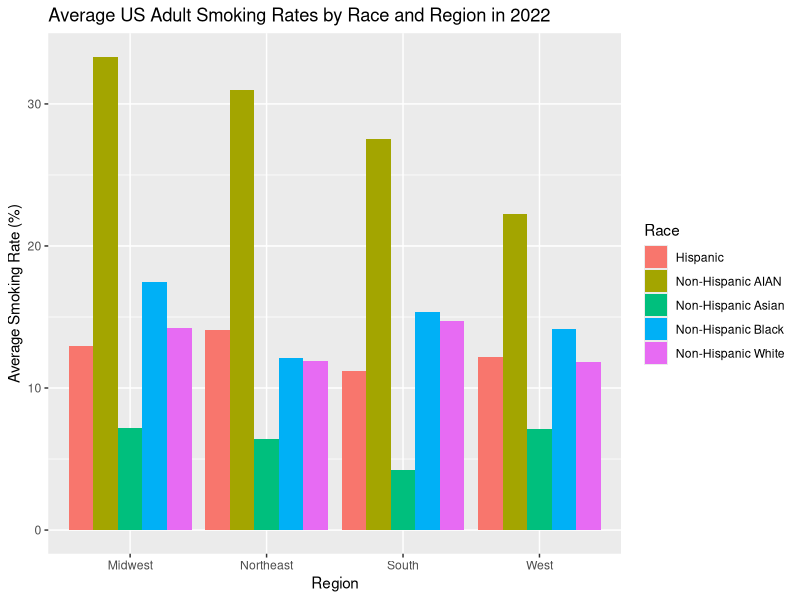
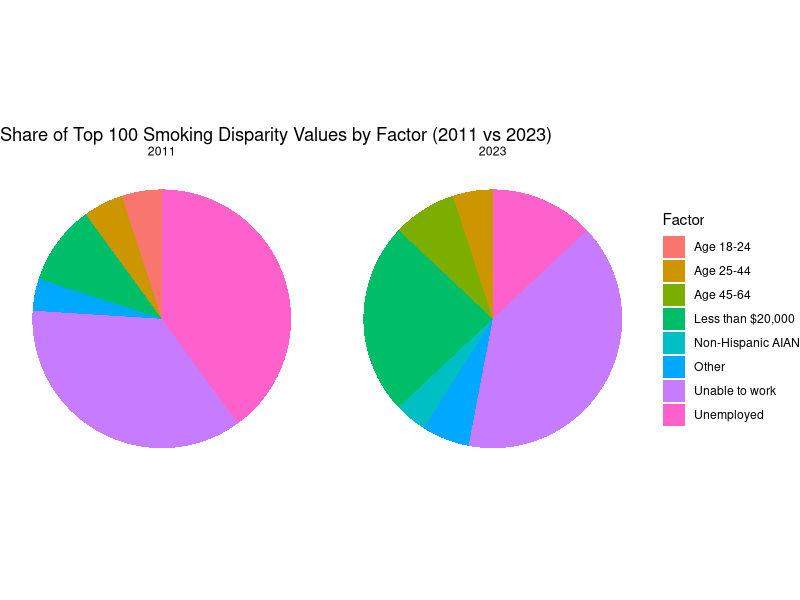
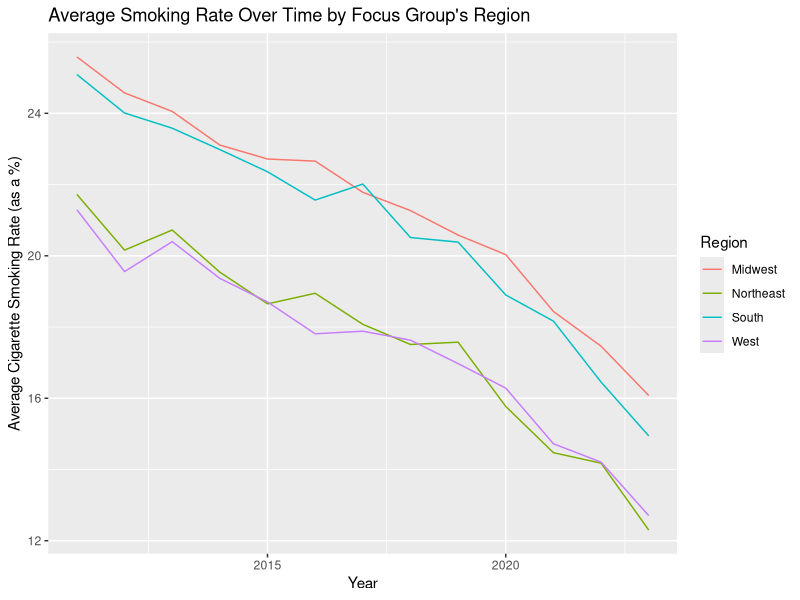
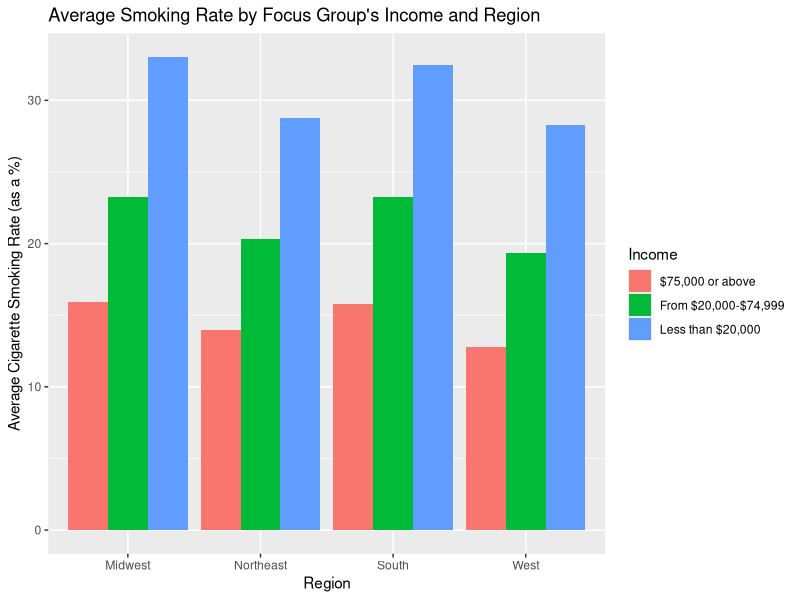
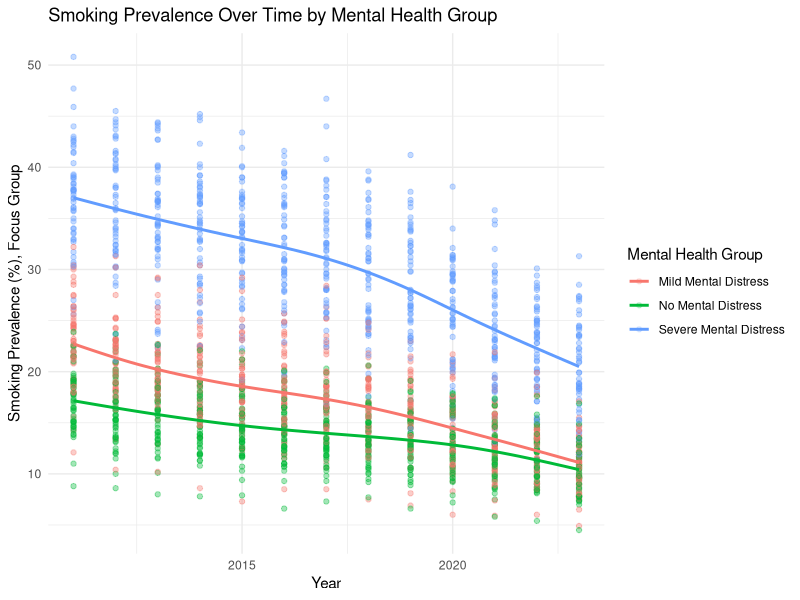
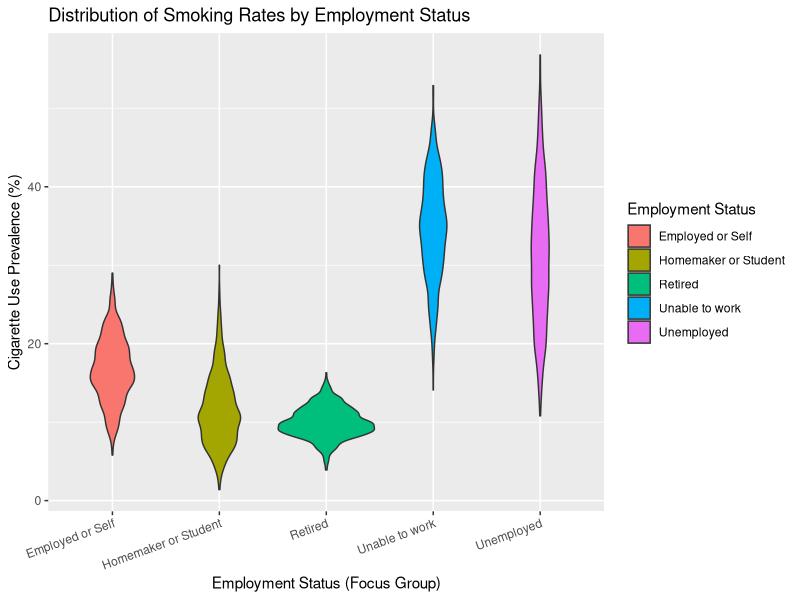
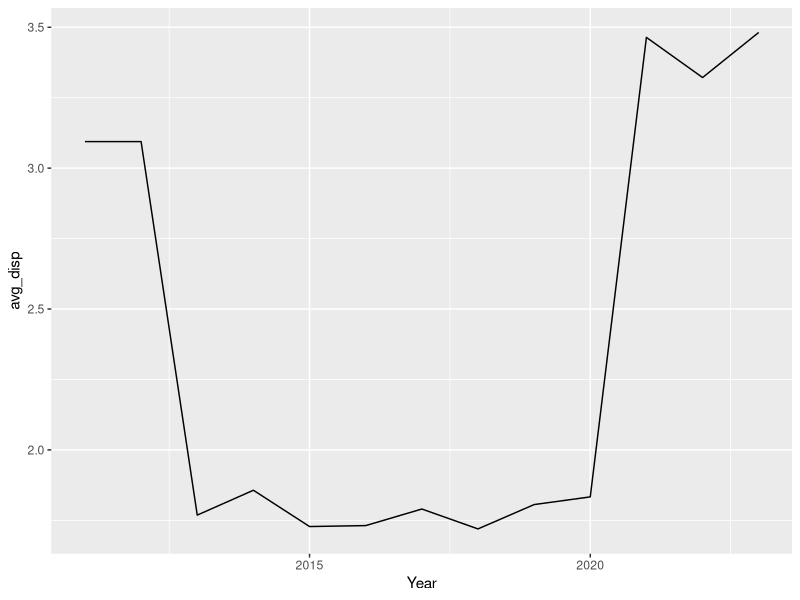
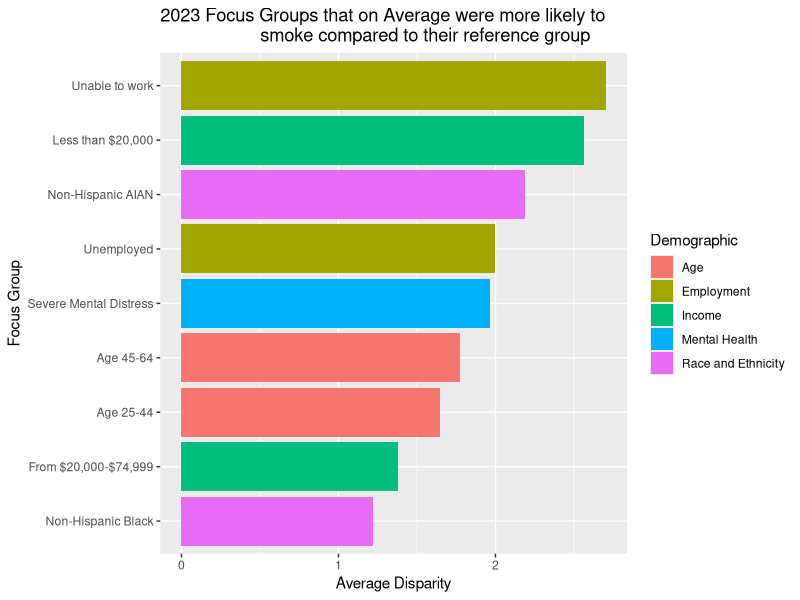

Recreate these plots in R, in order.
## ---- chunk 1
knitr::opts_chunk$set(echo = TRUE)
library(tidyverse)

## ---- chunk 2

age <- read_csv("data/Age-Related_Disparities_in_Cigarette_Smoking_Among_Adults_20251101.csv")

employment <- read_csv("data/Employment-Related_Disparities_in_Cigarette_Smoking_Among_Adults_20251101.csv")

income <- read_csv("data/Income-Related_Disparities_in_Cigarette_Smoking_Among_Adults_20251101.csv")

m_health <- read_csv("data/Mental_Health-Related_Disparities_in_Cigarette_Smoking_Among_Adults_20251101.csv")

race <- read_csv("data/Race_and_Ethnic_Disparities_in_Cigarette_Smoking_Among_Adults_20251101.csv")

## ---- chunk 3
# Merging all tables into one. This only requires bind_rows since all variable names are the same across all five tables.

tobacco_chr <- bind_rows(age, employment, income, m_health, race)
## ---- chunk 4
# Converting quantitative variables to numeric datatypes

tobacco <- tobacco_chr |>
  mutate(across(c(`Cigarette Use Prevalence % (Focus group)`,
                   `Cigarette Use Prevalence % (Reference group)`,
                   `Disparity Value`),
                as.numeric))
## ---- chunk 5
n_distinct(tobacco$`Tobacco Use`)

# The "tobacco use" column is useless since it only says "Cigarette Use Among Adults". Therefore let's get rid of it.
tobacco <- tobacco |>
  select(-`Tobacco Use`)
## ---- chunk 6
tobacco <- tobacco |>
  group_by(`Year`,
           `State`,
           `Demographic`,
           `Comparing (Focus group)`,
           `Cigarette Use Prevalence % (Focus group)`)|>
  mutate(`Mean Disparity Value (Focus Group)` = mean(`Disparity Value`))

# Creating a new column which assigns each state to a designated region based on the Census Regions and Divisions of the United States.

tobacco_region <- tobacco |>
  mutate(
    region = case_when(
      State %in% c(
        "Maine","New Hampshire","Vermont","Massachusetts","Rhode Island","Connecticut",
        "New York","New Jersey","Pennsylvania"
      ) ~ "Northeast",
      
      State %in% c(
        "Ohio","Indiana","Illinois","Michigan","Wisconsin",
        "Minnesota","Iowa","Missouri","North Dakota","South Dakota","Nebraska","Kansas"
      ) ~ "Midwest",
      
      State %in% c(
        "Delaware","Maryland","District of Columbia","Virginia","West Virginia",
        "North Carolina","South Carolina","Georgia","Florida",
        "Kentucky","Tennessee","Mississippi","Alabama",
        "Oklahoma","Texas","Arkansas","Louisiana"
      ) ~ "South",
      
      State %in% c(
        "Idaho","Montana","Wyoming","Nevada","Utah","Colorado","Arizona","New Mexico",
        "Alaska","Washington","Oregon","California","Hawaii"
      ) ~ "West",))

tobacco_region

#To check for NA values.
tobacco_region |>
  filter(is.na(region))
## ---- chunk 7

tobacco_region |>
  filter(Year == 2022, Demographic == "Race and Ethnicity") |>
 
  group_by(Race = `Comparing (Focus group)`, region) |>
  summarize(race_mean = mean(`Cigarette Use Prevalence % (Focus group)`, na.rm = TRUE)) |>
 
  ggplot(aes(x = region, y = race_mean, fill = Race)) + geom_col(position = "dodge") +
  labs(title = "Average US Adult Smoking Rates by Race and Region in 2022",
       x = "Region", y = "Average Smoking Rate (%)", fill = "Race")

## ---- chunk 8

tobacco_region |>
  ungroup() |>
  filter(Year %in% c(2011, 2023)) |>
  select(Year, `Comparing (Focus group)`, `Disparity Value`) |>
  drop_na(`Disparity Value`) |>
  group_by(Year) |>
  slice_max(`Disparity Value`, n = 100, with_ties = F) |>
  add_count(`Comparing (Focus group)`, name = "n_fg") |>
  mutate(FocusGroup2 = ifelse(n_fg <= 3,
                              "Other",
                              `Comparing (Focus group)`)) |>
  ggplot(aes(x = "", fill = FocusGroup2)) +
  geom_bar(width = 1) +
  coord_polar(theta = "y") +
  facet_wrap(~ Year) +
  labs(title = "Share of Top 100 Smoking Disparity Values by Factor (2011 vs 2023)",
      x = NULL, y = NULL,
      fill = "Factor") +
  theme_void()
## ---- chunk 9
tobacco_region |> group_by(`Year`, region) |> 
  summarize(avg = mean(`Cigarette Use Prevalence % (Focus group)`, na.rm = T)) |>
  
  ggplot() + geom_line(aes(x = `Year`, 
                           y = avg, color = region)) +
    labs(title = "Average Smoking Rate Over Time by Focus Group's Region",
         y = "Average Cigarette Smoking Rate (as a %)",
         color = "Region")
## ---- chunk 10
tobacco_region |> filter(`Demographic` == "Income") |> group_by(`Comparing (Focus group)`, `region`) |>
  summarize(avg = mean(`Cigarette Use Prevalence % (Focus group)`, na.rm = T)) |>
  
  ggplot(aes(fill = `Comparing (Focus group)`, y = avg, x = region)) + geom_col(position = "dodge") +
    labs(title = "Average Smoking Rate by Focus Group's Income and Region",
         x = "Region",
         y = "Average Cigarette Smoking Rate (as a %)",
         fill = "Income")
## ---- chunk 11
#Convert smoking prevalence to numeric (as in your PDF)
m_health_numeric <- m_health %>%
  mutate(
    `Cigarette Use Prevalence % (Focus group)` =
      as.numeric(`Cigarette Use Prevalence % (Focus group)`)
  )

# Create scatterplot
ggplot(
  m_health_numeric,
  aes(
    x = Year,
    y = `Cigarette Use Prevalence % (Focus group)`,
    color = `Comparing (Focus group)`  # mental health category
  )
) +
  geom_point(alpha = 0.2) +
  geom_smooth(se = FALSE) +   # optional trend lines
  labs(
    title = "Smoking Prevalence Over Time by Mental Health Group",
    x = "Year",
    y = "Smoking Prevalence (%), Focus Group",
    color = "Mental Health Group"
  ) +
  theme_minimal()
## ---- chunk 12
tobacco_region |>
  filter(Demographic == "Employment") |>
  ggplot(aes(
    x = `Comparing (Focus group)`,
    y = `Cigarette Use Prevalence % (Focus group)`,
    fill = `Comparing (Focus group)`
  )) +
  geom_violin() +
  labs(
    title = "Distribution of Smoking Rates by Employment Status",
    x = "Employment Status (Focus Group)",
    y = "Cigarette Use Prevalence (%)", fill = "Employment Status"
  ) +
  theme(axis.text.x = element_text(angle = 20, hjust = 1))
## ---- chunk 13
tobacco |>
  filter(`Comparing (Focus group)` == "Less than $20,000" &
         `To (Reference group)` == "$75,000 or above") |>
  group_by(Year) |>
  summarize(avg_disp = mean(`Disparity Value`, na.rm = T)) |>
  ggplot(aes(x = Year, y = avg_disp)) + geom_line()
## ---- chunk 14
tobacco_region |>
  ungroup() |>
  filter(Year == 2023) |>
  select(Demographic, `Comparing (Focus group)`, `Disparity Value`) |>
  group_by(Demographic, `Comparing (Focus group)`) |>
  summarize(avg_disp = mean(`Disparity Value`, na.rm = T)) |>
  filter(avg_disp > 1) |>
  ggplot(aes(x = avg_disp,
             y = reorder(`Comparing (Focus group)`, avg_disp),
             fill = Demographic)) +
  geom_col() + labs(title = "2023 Focus Groups that on Average were more likely to 
                    smoke compared to their reference group",
                    x = "Average Disparity",
                     y = "Focus Group")
## ---- chunk 15
tobacco_region |>
  filter(Demographic == "Mental Health") |>
  ggplot(aes(
    x = `Comparing (Focus group)`,
    y = `Cigarette Use Prevalence % (Focus group)`,
    fill = `Comparing (Focus group)`
  )) +
  geom_boxplot() +
  labs(
    title = "Smoking Rates by Mental Health Status",
    x = "Mental Health Category",
    y = "Cigarette Use Prevalence (%)", fill = "Mental Health") +
  theme(axis.text.x = element_text(angle = 20, hjust = 1))
## ---- chunk 16
tobacco_region |>
  ungroup() |>
  filter(Year == 2023) |>
  select(Demographic, `Comparing (Focus group)`, `Disparity Value`) |>
  group_by(Demographic, `Comparing (Focus group)`) |>
  summarize(avg_disp = mean(`Disparity Value`, na.rm = T)) |>
  filter(avg_disp > 1) |>
  ggplot(aes(x = avg_disp,
             y = reorder(`Comparing (Focus group)`, avg_disp),
             fill = Demographic)) +
  geom_col()
## ---- chunk 17
race_boxplot <- tobacco_region %>%
  filter(Demographic == "Race and Ethnicity") %>%
  select(Race = `Comparing (Focus group)`,
         Smoking = `Cigarette Use Prevalence % (Focus group)`)

ggplot(race_boxplot,
       aes(x = Race, y = Smoking, fill = Race)) +
  geom_boxplot() +
  labs(
    title = "Distribution of Focus Group Smoking Prevalence by Race and Ethnicity",
    x = "Race / Ethnicity",
    y = "Cigarette Use Prevalence % (Focus group)",
    fill = "Race / Ethnicity"
  ) +
  theme_minimal() +
  theme(axis.text.x = element_text(angle = 25, hjust = 1))
